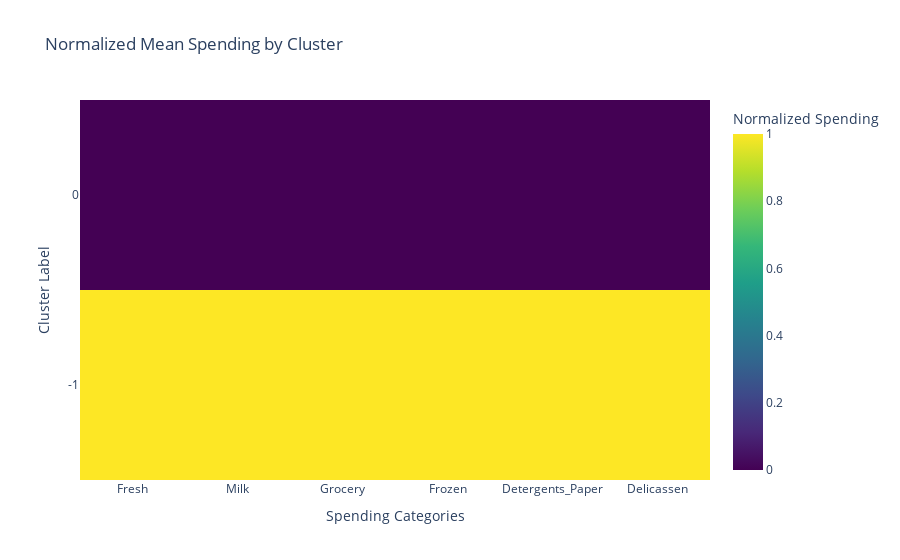

Notebook code for this chart:
### Code cell
# Create a Plotly heatmap
fig = go.Figure(data=go.Heatmap(
    z=grouped_scaled.values,
    x=grouped_scaled.columns,
    y=grouped_scaled.index,
    colorscale='Viridis',  # You can change this to any color scale you prefer
    colorbar=dict(title='Normalized Spending')))

fig.update_layout(
    title='Normalized Mean Spending by Cluster',
    xaxis_title='Spending Categories',
    yaxis_title='Cluster Label',
    yaxis=dict(type='category')
)

### Figure 1 — Plotly figure (JSON) as saved in the notebook; plotly's stock layout.template omitted (floating-point values rounded to 4 significant figures)
{"data": [{"colorbar": {"title": {"text": "Normalized Spending"}}, "colorscale": [[0, "#440154"], [0.1111, "#482878"], [0.2222, "#3e4989"], [0.3333, "#31688e"], [0.4444, "#26828e"], [0.5556, "#1f9e89"], [0.6667, "#35b779"], [0.7778, "#6ece58"], [0.8889, "#b5de2b"], [1, "#fde725"]], "type": "heatmap", "x": ["Fresh", "Milk", "Grocery", "Frozen", "Detergents_Paper", "Delicassen"], "y": [-1, 0], "z": [[1, 1.0, 1, 1, 1, 1], [0, 0, 0, 0, 0, 0]]}], "layout": {"autosize": true, "title": {"text": "Normalized Mean Spending by Cluster"}, "xaxis": {"autorange": true, "range": [-0.5, 5.5], "title": {"text": "Spending Categories"}, "type": "category"}, "yaxis": {"autorange": true, "range": [-0.5, 1.5], "title": {"text": "Cluster Label"}, "type": "category"}}}
